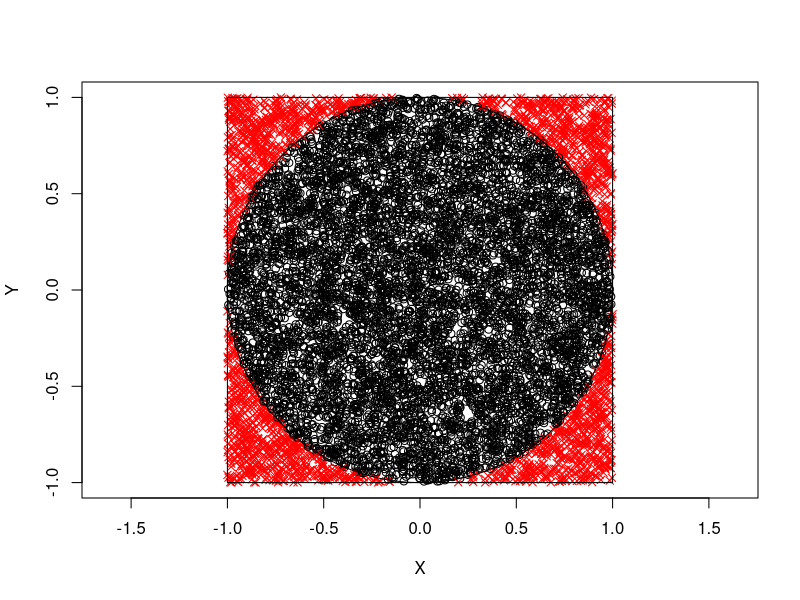
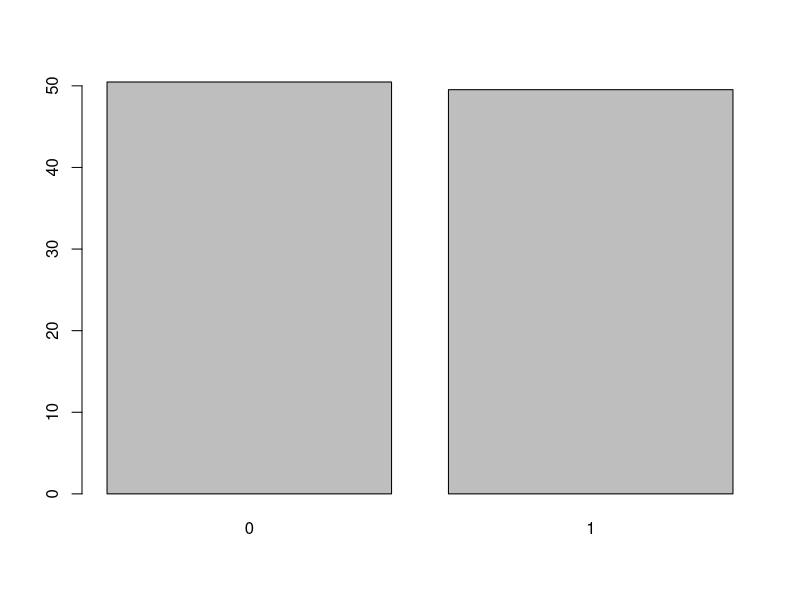
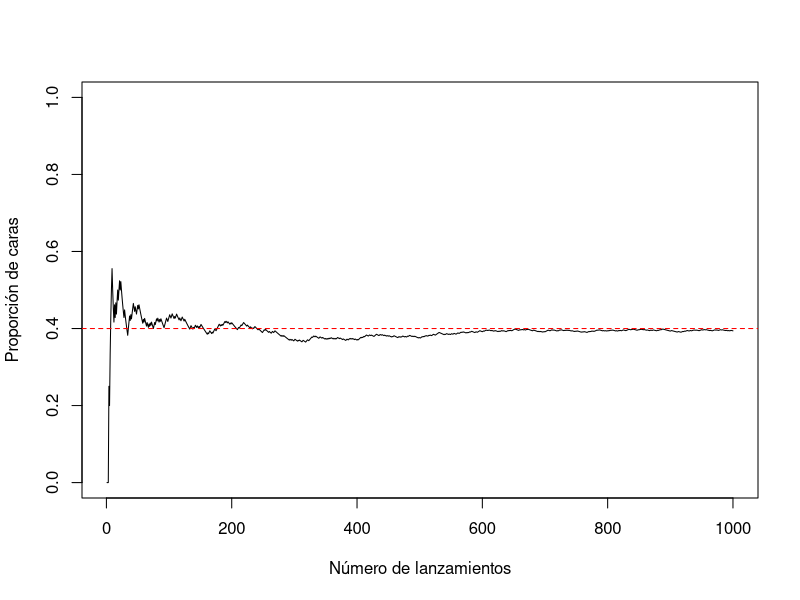

These charts were generated, in order, by the following R code: (Note: this script raises an error after producing the figures.)
## ---- chunk 1
# Este trozo de código se evalúa pero no se muestra...
knitr::opts_chunk$set(cache = TRUE, cache.path='cache/')
## ---- chunk 2
    set.seed(1)
    n <- 10000
    x <- runif(n, -1, 1)
    y <- runif(n, -1, 1)
    indice <- (x+y < 0)
    # Aproximación por simulación
    sum(indice)/n
    mean(indice) # Alternativa 
## ---- chunk 3
    set.seed(1)
    n <- 10000
    x <- runif(n, -1, 1)
    y <- runif(n, -1, 1)
    indice <- (x^2+y^2 < 1)
    mean(indice)
    pi/4
    pi_aprox <- 4*mean(indice)
    pi_aprox
## ---- chunk 4
    # Colores y símbolos depediendo de si el índice correspondiente es verdadero:
    color <- ifelse(indice, "black", "red") 
    simbolo <- ifelse(indice, 1, 4)
    plot(x, y, pch = simbolo, col = color, 
         xlim = c(-1, 1), ylim = c(-1, 1), xlab="X", ylab="Y", asp = 1) 
         # asp = 1 para dibujar circulo
    symbols(0, 0, circles = 1, inches = FALSE, add = TRUE)
    symbols(0, 0, squares = 2, inches = FALSE, add = TRUE)
## ---- chunk 5
    set.seed(1)
    nsim <- 10000
    x <- sample(c(cara = 1, cruz = 0), nsim, replace = TRUE, prob = c(0.5,0.5))
    mean(x)
    barplot(100*table(x)/nsim) # Representar porcentajes 
## ---- chunk 6
    set.seed(1)
    nsim <- 1000
    p <- 0.4
    x <- rbinom(nsim, size = 1, prob = p) # Simulamos una Bernouilli
    n <- 1:nsim
    # Alternativa programación: x <- runif(nsim) < p
    mean(x)
    plot(n, cumsum(x)/n, type="l", ylab="Proporción de caras", 
         xlab="Número de lanzamientos", ylim=c(0,1))
    abline(h=p, lty=2, col="red")
## ---- chunk 7
#  ![Circuito](images/circuito2.png)
knitr::include_graphics("images/circuito2.png")
## ---- chunk 8
set.seed(1)
nsim <- 10000
x1 <- rbinom(nsim, size=1, prob=0.9)
x2 <- rbinom(nsim, size=1, prob=0.8)
z1 <- x1 | x2   # Operador lógico "O"
x3 <- rbinom(nsim, size=1, prob=0.6)
x4 <- rbinom(nsim, size=1, prob=0.5)
z2 <- x3 | x4
z3 <- z1 | z2
x5 <- rbinom(nsim, size=1, prob=0.7)
fin <- z3 & x5  # Operador lógico "Y"
mean(fin)
## ---- chunk 9
    deMere <- function(n = 4){
      lanz <- sample(1:6, replace=TRUE, size=n)
      return(6 %in% lanz)
    }
    
    n <- 4
    lanz <- sample(1:6, replace=TRUE, size=n)
    lanz
    6 %in% lanz
## ---- chunk 10
    set.seed(1)
    n <- 4
    nsim <- 10000
    mean(replicate(nsim, deMere(n)))
    1-(5/6)^n
## ---- chunk 11
CPUtimeini <- function() {
  .tiempo.ini <<- proc.time()
  .tiempo.last <<- .tiempo.ini
}

CPUtimeprint <- function() {
  tmp <- proc.time()
  cat("\nTiempo última operación:\n")
  print(tmp-.tiempo.last)
  cat("Tiempo total operación:\n")
  print(tmp-.tiempo.ini)
  .tiempo.last <<- tmp
}

## ---- chunk 12
funtest <- function(n) median(runif(n)) # Función de prueba...
CPUtimeini()
funtest(1000000)
CPUtimeprint()
funtest(1000)
CPUtimeprint()
## ---- chunk 13
# CPU time utilities
# ------------------

#' @rdname npsp-internals
#' @keywords internal
#' @export
.cpu.time.ini <- function() {
    time.ini <- structure(rep(0, 5), .Names = c("user.self", "sys.self", "elapsed",  
        "user.child", "sys.child"), class = "proc_time")# proc.time()
    time.last <- time.ini
    function(..., reset = FALSE, total = TRUE, last = TRUE, flush = FALSE) {
        res <- list(time = proc.time())
        if (reset) {
            time.ini <<- res$time
            time.last <<- time.ini        
            res$last <- res$total <- 0
            if (total | last) cat("CPU time has been initialized.\n")
        } else {        
            res$last <- res$time - time.last
            res$total <- res$time - time.ini
            if (last) {
                cat("Time of last operation:", ..., "\n")
                print(res$last)
            }    
            if (total) {
                cat("Total time:\n")
                print(res$total)
            }
            if (flush) flush.console()
            time.last <<- res$time
        }    
        return(invisible(res))
    }
}

#' Total and partial CPU time used
#' 
#' Returns and (optionally) prints the total and/or partial 
#' (since the last call to this function) 
#' real and CPU times.
#' @param ... objects (describing the last operation) to be printed  
#' (using \code{\link{cat}}), 
#' if \code{last == TRUE}.
#' @param reset logical; if \code{TRUE}, time counters are initialized. 
#' @param total logical; if \code{TRUE}, the total time used is printed. 
#' @param last logical; if \code{TRUE}, the partial time used is printed. 
#' @param flush logical; if \code{TRUE}, \code{\link{flush.console}} is called.
#' @return Invisibly returns a list with  the following 3 components 
#' (objects of class \code{"proc_time"}):
#' \item{time}{user, system, and total elapsed times for the currently running R process 
#' (result of a call to \code{\link{proc.time}}). }
#' \item{last, total}{differences between the corresponding \code{\link{proc.time}} calls.}
#' @seealso
#' \code{\link{proc.time}}, \code{\link{system.time}}, \code{\link{flush.console}}.
#' @export
cpu.time <- .cpu.time.ini()

## ---- chunk 14
cpu.time(reset = TRUE)
res <- funtest(1000000)
cpu.time('\nSample median of', 1000000, 'values =', res, total = FALSE)
res <- funtest(1000)
cpu.time('\nSample median of', 1000, 'values =', res)
